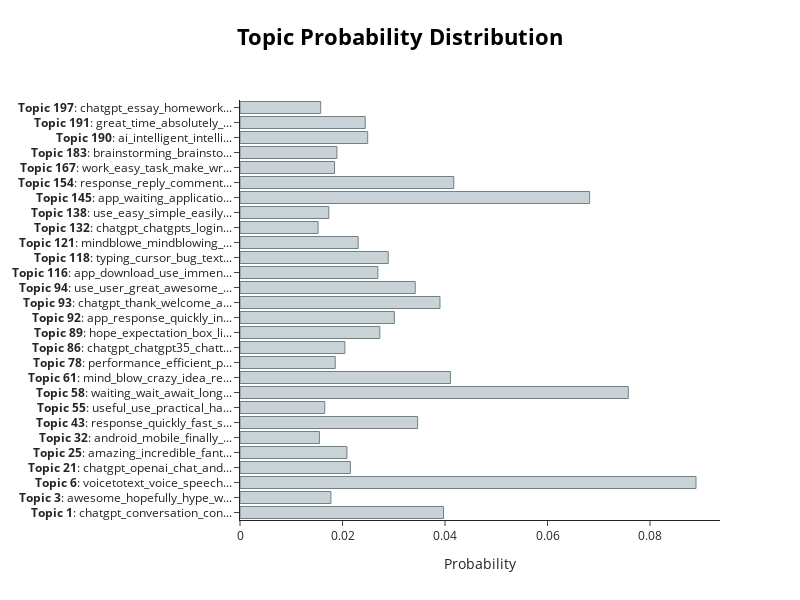

The notebook cell saved with this chart:
### Code cell
topic_model.visualize_distribution(topic_distr[1])

### Figure 1 — Plotly figure (JSON) as saved in the notebook; plotly's stock layout.template omitted (floating-point values rounded to 4 significant figures)
{"data": [{"marker": {"color": "#C8D2D7", "line": {"color": "#6E8484", "width": 1}}, "orientation": "h", "type": "bar", "x": [0.03971, 0.01774, 0.08897, 0.02154, 0.02087, 0.0155, 0.03466, 0.01653, 0.07576, 0.04106, 0.01858, 0.02046, 0.02728, 0.03011, 0.03902, 0.03419, 0.02689, 0.02893, 0.02306, 0.01523, 0.01733, 0.06821, 0.0417, 0.01845, 0.01891, 0.02491, 0.02443, 0.01574], "y": ["<b>Topic 1</b>: chatgpt_conversation_con...", "<b>Topic 3</b>: awesome_hopefully_hype_w...", "<b>Topic 6</b>: voicetotext_voice_speech...", "<b>Topic 21</b>: chatgpt_openai_chat_and...", "<b>Topic 25</b>: amazing_incredible_fant...", "<b>Topic 32</b>: android_mobile_finally_...", "<b>Topic 43</b>: response_quickly_fast_s...", "<b>Topic 55</b>: useful_use_practical_ha...", "<b>Topic 58</b>: waiting_wait_await_long...", "<b>Topic 61</b>: mind_blow_crazy_idea_re...", "<b>Topic 78</b>: performance_efficient_p...", "<b>Topic 86</b>: chatgpt_chatgpt35_chatt...", "<b>Topic 89</b>: hope_expectation_box_li...", "<b>Topic 92</b>: app_response_quickly_in...", "<b>Topic 93</b>: chatgpt_thank_welcome_a...", "<b>Topic 94</b>: use_user_great_awesome_...", "<b>Topic 116</b>: app_download_use_immen...", "<b>Topic 118</b>: typing_cursor_bug_text...", "<b>Topic 121</b>: mindblowe_mindblowing_...", "<b>Topic 132</b>: chatgpt_chatgpts_login...", "<b>Topic 138</b>: use_easy_simple_easily...", "<b>Topic 145</b>: app_waiting_applicatio...", "<b>Topic 154</b>: response_reply_comment...", "<b>Topic 167</b>: work_easy_task_make_wr...", "<b>Topic 183</b>: brainstorming_brainsto...", "<b>Topic 190</b>: ai_intelligent_intelli...", "<b>Topic 191</b>: great_time_absolutely_...", "<b>Topic 197</b>: chatgpt_essay_homework..."]}], "layout": {"height": 600, "hoverlabel": {"bgcolor": "white", "font": {"family": "Rockwell", "size": 16}}, "title": {"font": {"color": "Black", "size": 22}, "text": "<b>Topic Probability Distribution</b>", "x": 0.5, "xanchor": "center", "y": 0.95, "yanchor": "top"}, "width": 800, "xaxis": {"title": {"text": "Probability"}}}}
